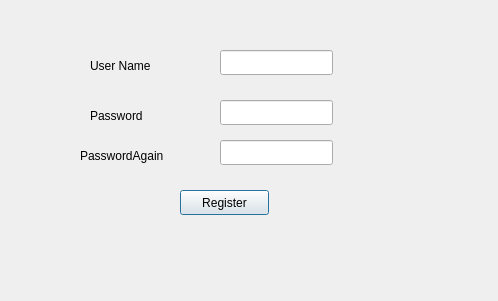
<?xml version="1.0" encoding="UTF-8"?>
<ui version="4.0">
 <class>RegisterWindow</class>
 <widget class="QDialog" name="RegisterWindow">
  <property name="geometry">
   <rect>
    <x>0</x>
    <y>0</y>
    <width>498</width>
    <height>301</height>
   </rect>
  </property>
  <property name="windowTitle">
   <string>Register</string>
  </property>
  <widget class="QPushButton" name="pushButtonRegister">
   <property name="geometry">
    <rect>
     <x>180</x>
     <y>190</y>
     <width>89</width>
     <height>25</height>
    </rect>
   </property>
   <property name="text">
    <string>Register</string>
   </property>
  </widget>
  <widget class="QLineEdit" name="lineEditPassword">
   <property name="geometry">
    <rect>
     <x>220</x>
     <y>100</y>
     <width>113</width>
     <height>25</height>
    </rect>
   </property>
   <property name="echoMode">
    <enum>QLineEdit::Password</enum>
   </property>
  </widget>
  <widget class="QLineEdit" name="lineEditUserName">
   <property name="geometry">
    <rect>
     <x>220</x>
     <y>50</y>
     <width>113</width>
     <height>25</height>
    </rect>
   </property>
  </widget>
  <widget class="QLabel" name="labelUserName">
   <property name="geometry">
    <rect>
     <x>90</x>
     <y>50</y>
     <width>101</width>
     <height>31</height>
    </rect>
   </property>
   <property name="text">
    <string>User Name</string>
   </property>
  </widget>
  <widget class="QLabel" name="labelPassword">
   <property name="geometry">
    <rect>
     <x>90</x>
     <y>100</y>
     <width>101</width>
     <height>31</height>
    </rect>
   </property>
   <property name="text">
    <string>Password</string>
   </property>
  </widget>
  <widget class="QLineEdit" name="lineEditPasswordAgain">
   <property name="geometry">
    <rect>
     <x>220</x>
     <y>140</y>
     <width>113</width>
     <height>25</height>
    </rect>
   </property>
   <property name="autoFillBackground">
    <bool>false</bool>
   </property>
   <property name="text">
    <string/>
   </property>
   <property name="echoMode">
    <enum>QLineEdit::Password</enum>
   </property>
   <property name="placeholderText">
    <string/>
   </property>
  </widget>
  <widget class="QLabel" name="labelPasswordAgain">
   <property name="geometry">
    <rect>
     <x>80</x>
     <y>140</y>
     <width>111</width>
     <height>31</height>
    </rect>
   </property>
   <property name="text">
    <string>PasswordAgain</string>
   </property>
  </widget>
  <widget class="QLabel" name="labelWarning">
   <property name="geometry">
    <rect>
     <x>130</x>
     <y>240</y>
     <width>301</width>
     <height>20</height>
    </rect>
   </property>
   <property name="text">
    <string/>
   </property>
  </widget>
 </widget>
 <resources/>
 <connections/>
</ui>
